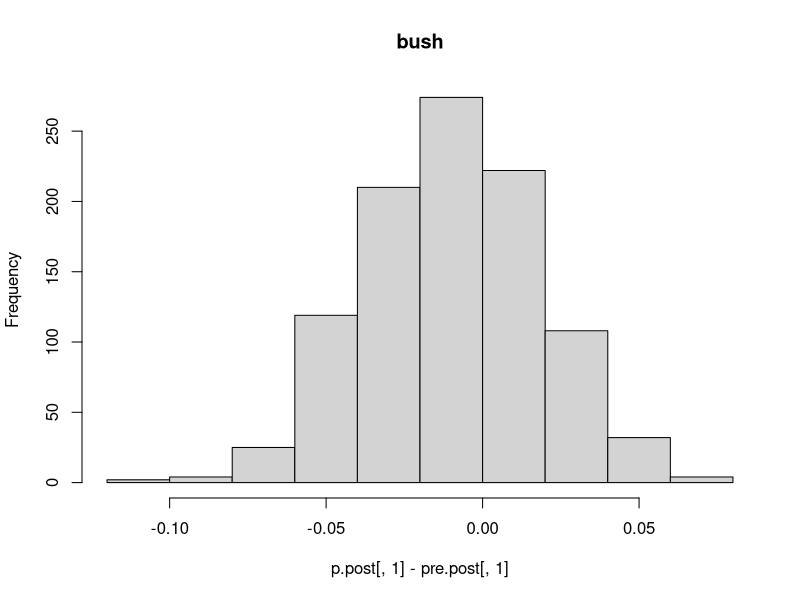
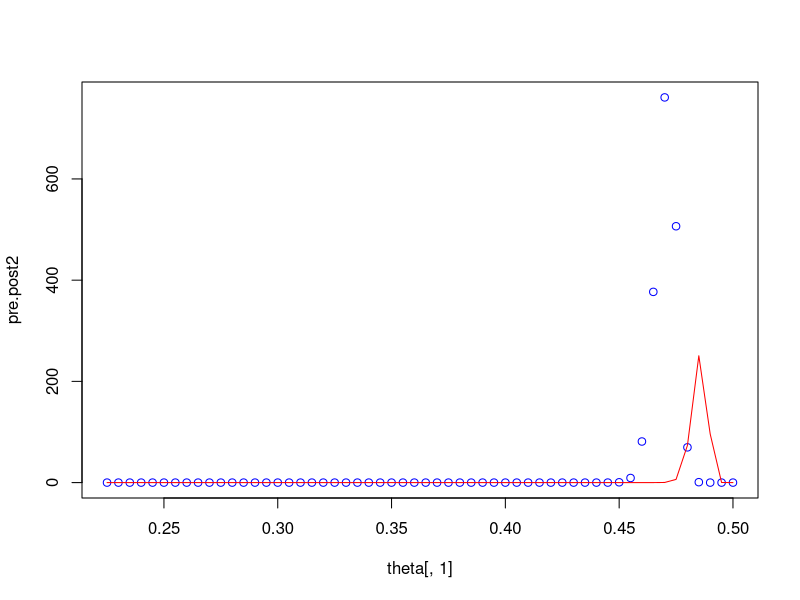
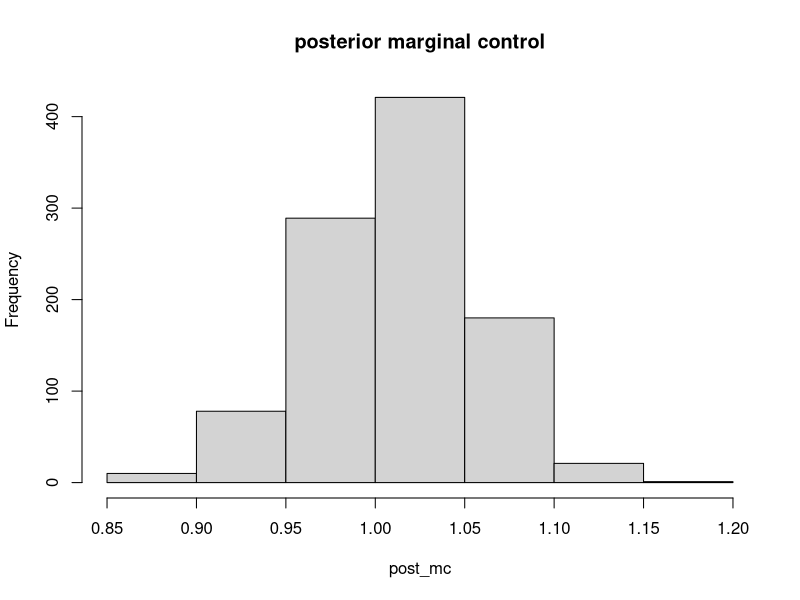
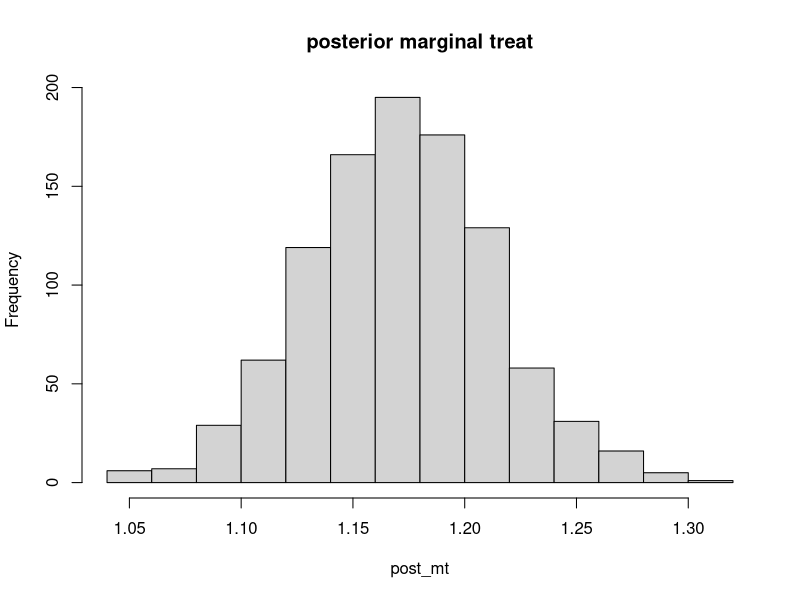
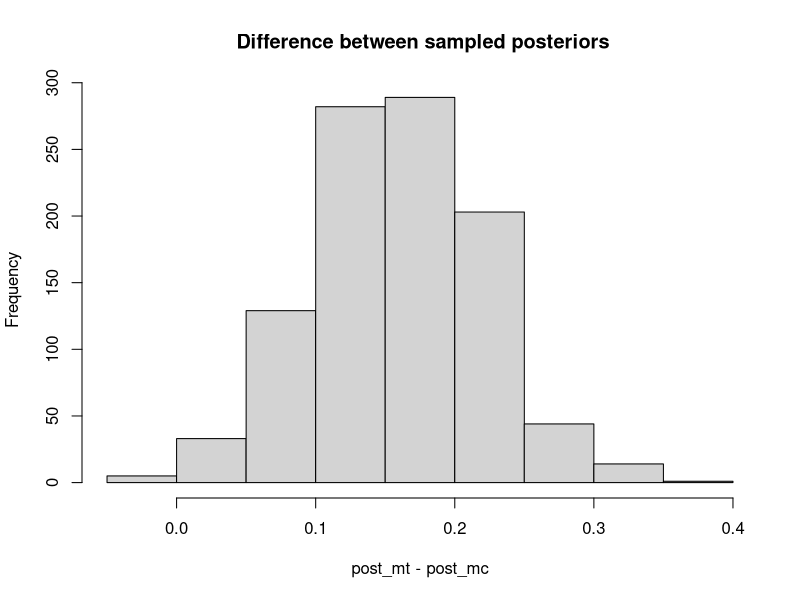
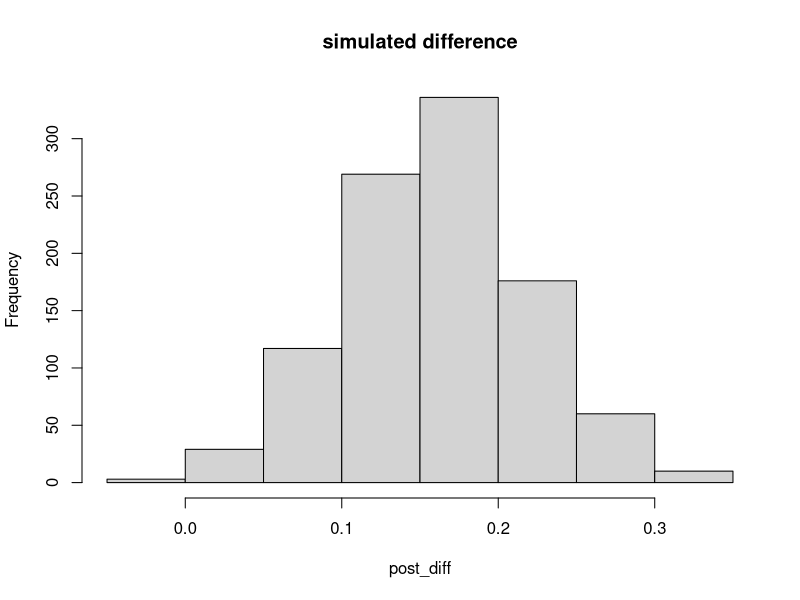
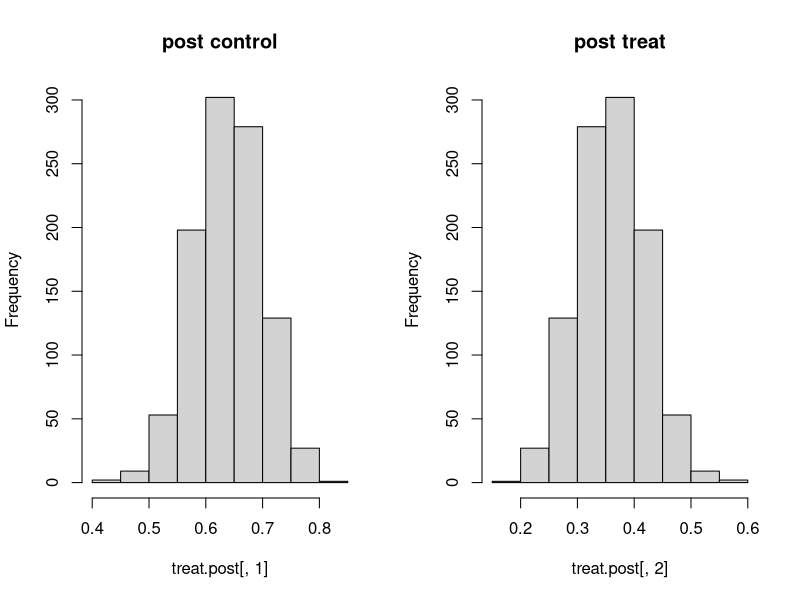
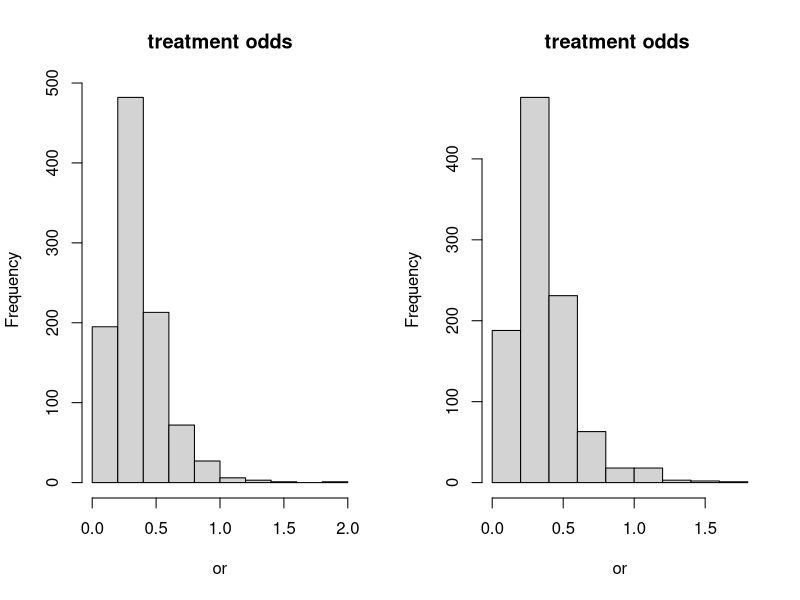

These charts were generated, in order, by the following R code:
## ---- chunk 1
debate<-data.frame(survey=c("pre","post"), bush=c(294,288), dukakis=c(307,332),none=c(38,19),total=c(639,639))

# we have 3 outcomes bush,duk, none
## we examine the proportion.

# need to set a theta parameter with sum theta =1
 theta1<-seq(0.45,1,by=0.01)/2
 theta2<-seq(0.45,1,by=0.01)/2
 theta3<-1-(theta1+theta2)
 all(theta1+theta2+theta3 ==1) ## sums to  1 for each j
 theta<-data.frame(theta1,theta2,theta3)
 ## need the pre posterior
 ## the prior alpha1, alpha2 =0 for improper prior
 library(gtools)
  pre.post<-rdirichlet(1000, c(as.numeric(debate[1,2:4])))
   p.post<-rdirichlet(1000, c(as.numeric(debate[2,2:4])))
  ## differences between bush post .vs pre
   hist(p.post[,1]-pre.post[,1],main='bush')
   table((p.post[,1]-pre.post[,1])>0) ## 0.355% supported bush post debate.
   
 pre.post2<-apply(theta,1, function(x) ddirichlet(x,as.numeric(debate[1,2:4])))
 post.post2<-apply(theta,1, function(x) ddirichlet(x,as.numeric(debate[2,2:4])))
 
  plot(theta[,1],pre.post2,col='blue',lty=2)
  lines(theta[,1],post.post2,col='red')
## ---- chunk 2
 nc =32
 nt= 36
 mc = 1.013
 sdc = 0.24
 mt = 1.173
 sdt = 0.24
 
 ### unknow true mean/variances  we only have sample data.
 ## we have two unknowns and need to find the joint posterior distribution.
 
 # the marginal posterior of mc follows a t-dist.
  mc_range<-c(mc-sdc/sqrt(nc)*qt(0.975,df=nc-1),mc+sdc/sqrt(nc)*qt(0.975,df=nc-1))
   mt_range<-c(mt-sdt/sqrt(nt)*qt(0.975,df=nt-1),mt+sdt/sqrt(nt)*qt(0.975,df=nt-1))

## to sample from the posterior we use 3.5 and 3.3 equations
   posterior_sample<-function( mc=1, sdc=1, nc=10){
   invx2<-((nc-1)*sdc^2)/rchisq(1,nc-1)
    post.mu<-rnorm(1,mean=mc,sd=sqrt(invx2/nc))
    return(post.mu)
   }
   post_mc<-sapply(1:1000,function(x) posterior_sample(mc=mc,sdc=sdc,nc=nc))
    hist(post_mc,main='posterior marginal control')
    post_mt<-sapply(1:1000,function(x) posterior_sample(mc=mt,sdc=sdt,nc=nt))
     hist(post_mt,main='posterior marginal treat')

    message("95% posterior margin control:", round(mc_range[1],2)," ",round(mc_range[2],2)) 
        message("95% posterior margin control:", round(mt_range[1],2)," ",round(mt_range[2],2)) 

        quantile(post_mc,c(0.025,0.975))
        quantile(post_mt,c(0.025,0.975))
## ---- chunk 3
 hist(post_mt-post_mc, main = ' Difference between sampled posteriors')
         quantile(post_mt-post_mc,c(0.025,0.975))
         

  ## diff
         post_diff<-sapply(1:1000,function(x) posterior_sample(mc=mt-mc,sdc=sdt+sdc,nc=nt+nc))
    hist(post_diff, main='simulated difference')
             quantile(post_diff,c(0.025,0.975))
        
  ## theoretical (two independent t distributions)
  md = mt-mc
  sdd = sdt+sdc
  nd = nt+nc
  d_range<-c(md-sdd/sqrt(nd)*qt(0.975,df=nd-1),md+sdd/sqrt(nd)*qt(0.975,df=nd-1))
  print(d_range)

## ---- chunk 4
 nc= 674
 dc= 39
 nt = 680
 dt = 22

 
 
 ## we have two categories Control ~Bin(p0) and Treat~Bin(p1) we use multinomial
 ## non-informative prior Diri(a1=1, a2=1)
 library(gtools)
  ## p( p0, p1) = Diri( 1,1) noninfom prior
  # p( p0,p1 | y) = Diri(  39+1, 22+1) ##  posterior
 
 treat.post<-rdirichlet(1000, c(39+1,22+1))
 par(mfrow=c(1,2))
  hist(treat.post[,1],main="post control")
  hist(treat.post[,2],main='post treat')
## ---- chunk 5
 ## data table
 dd<-data.frame(none=c(674-39,680-22),outcome=c(39,22),row.names=c('unexp','exp'))
 library(epitools)
 oddsratio(as.matrix(dd))$measure
  ## b
  or<-(treat.post[,2]/(1-treat.post[,2]))/(treat.post[,1]/(1-treat.post[,1]))
summary(or)
  hist(or,main='treatment odds')
## ---- chunk 6
 treat.post<-rdirichlet(1000, c(39,22))
 
  
  ## b
  or<-(treat.post[,2]/(1-treat.post[,2]))/(treat.post[,1]/(1-treat.post[,1]))
  hist(or,main='treatment odds ')
  summary(or)

  ## empirical
  # control = (39/674)*1354 = 78.34718
  # treat = (22/658)*1354 = 45.27052
  treat.post<-rdirichlet(1000, c(39+79,22+46))
 
  
  ## b
  or<-(treat.post[,2]/(1-treat.post[,2]))/(treat.post[,1]/(1-treat.post[,1]))
  hist(or,main='treatment odds empriical posterior')
  summary(or)
## ---- chunk 7
 obs=c(10,10,12,11,9)
 ### under the exact model, we can not use a binomial because we do not have a proportion (p0) that we can estimate. we do not have a r.v. for 'successes'.
 # we can use the Poisson distribution 
 ## not sure how to use jeffreys prior
  a=0.1
  b=0.01
  pois.post<-rgamma(1000,a+5*mean(obs),b+5)
  hist(pois.post,main='count posterior')
  # post summary  mean : 8.8,  var= 1.47
  summary(pois.post)
  mean(pois.post)
  var(pois.post)
  plot(density(pois.post),ylim=c(0,0.4),main='pois posterior')
  lines(density(obs),col='red')
## ---- chunk 8
 ## normal with 2 unknowns.
 ## joint poisterior
 ## need the  sigma2 | y ~ inv-x2(n-1,s2)
  nu = length(obs)-1
  s2 = var(obs)
  chi2= rchisq(1000, nu)
   ## inv-chi2  v*s^2/X  (Appendix A)
  sigma2 = nu*s2/chi2
  ## posterior prob   =  p(m | sigma2, y)p(sigma2|y)
   ## for each variance term  draw   N( ybar,  sd= sqrt(sigma2/n))
  y<-sapply(sigma2,function(x) rnorm(1, mean=mean(obs), sd=sqrt(x)/sqrt(5)))
  hist(y,main='posterior normal')

  plot(density(y),main='posterior normal density')
  lines(density(obs),col='red')
## ---- chunk 9
 mean( y - pois.post) # 0.002926538
 var( y - pois.post) # 2.7
 hist(y-pois.post)
 plot(y,pois.post,main="normal vs. pois likelihoods")
## ---- chunk 10
 
 generateObs<-function(obs){
   z<-NULL
    for(i in 1:5){
 zi= sample(y,1)
  while( round(zi)!=obs[i]){
    zi=sample(y,1)
  }
  z<-c(z,zi)
    }
   stopifnot(all(round(z)==obs))
   return(z)
 }
 
 ERR<-NULL

 for(j in 1:1000){
   ## generate z samples such that round(z) == obs
  z<-generateObs(obs)
  err<- (z[1]-z[2])^2
 ERR<-c(ERR,err)
 }
 message("mean error:",mean(ERR))
 hist(ERR)
## ---- chunk 11
 x<-c(53,57,66,67,72)
 M=seq(max(x),1000)
 
 marginal.post<-function(N,x){
   n=length(x)
   S=sum(x)
   # choose on the log scale
   a<-sum( lchoose(N,x))
   b<-lgamma(n*N-S+1)
   c<-log(N)
   d<-lgamma(n*N+2)
   #rez<-(a*b)/c
   rez<-a+b-c-d
   return((rez))
 } ## problems here
 
 ## can we condition we can derive the analytic form of the joint posterior.
 ## 
